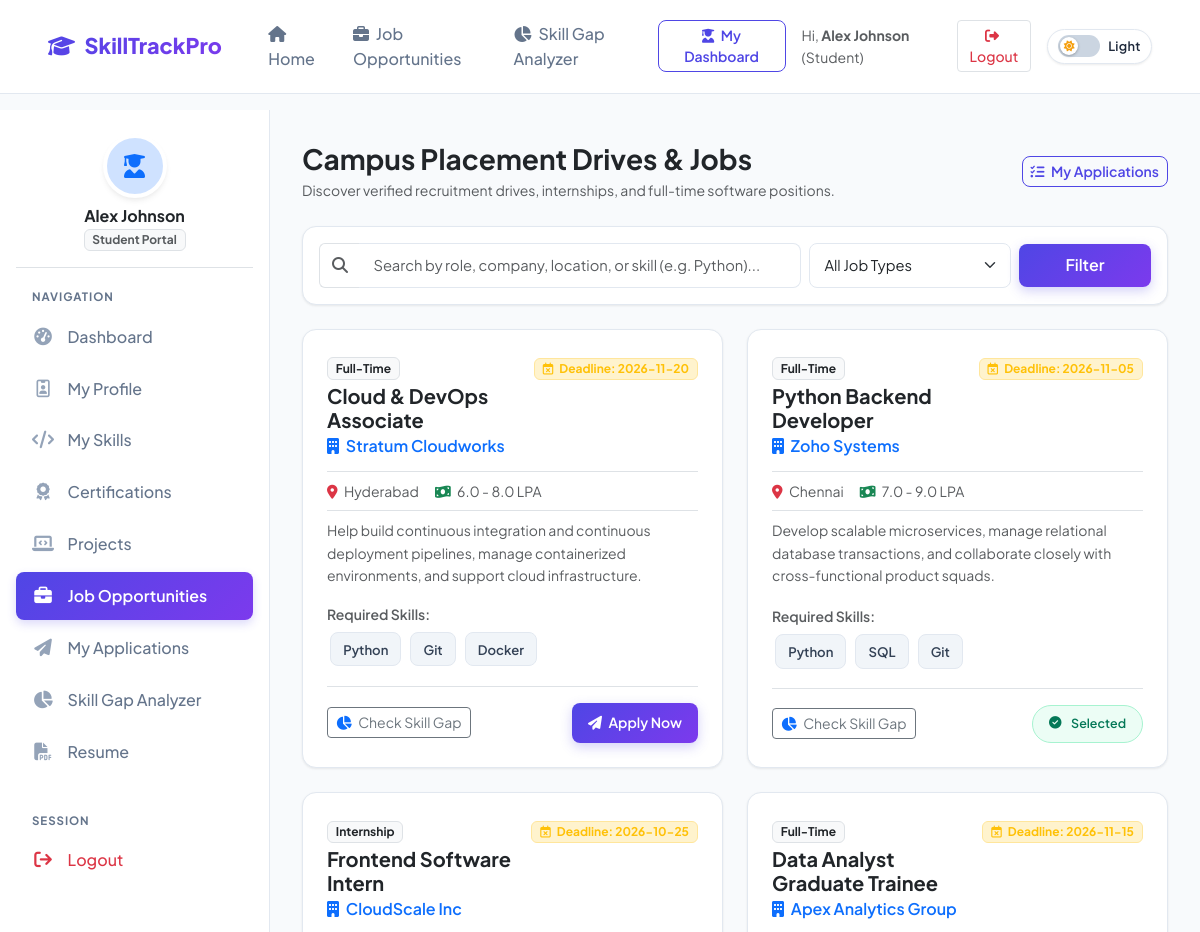
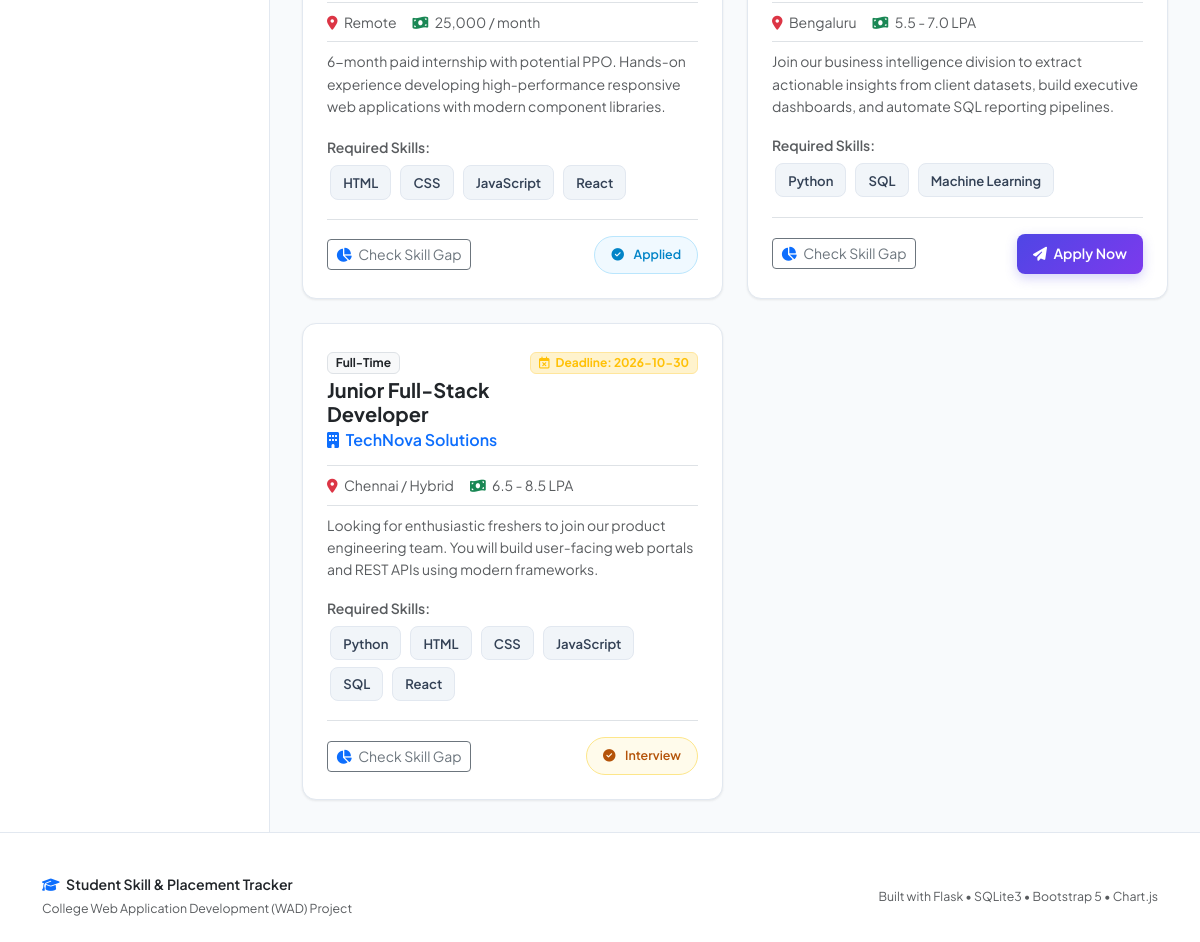
Screenshot of /student/jobs (signed in) with the database file from the repository (2 pictures, top to bottom).
### tables this page shows
CREATE TABLE jobs (
        id INTEGER PRIMARY KEY AUTOINCREMENT,
        title TEXT NOT NULL,
        company TEXT NOT NULL,
        location TEXT NOT NULL,
        job_type TEXT NOT NULL,
        required_skills TEXT NOT NULL,
        salary TEXT NOT NULL,
        deadline TEXT NOT NULL,
        description TEXT NOT NULL,
        created_at TIMESTAMP DEFAULT CURRENT_TIMESTAMP
    );

CREATE TABLE job_applications (
        id INTEGER PRIMARY KEY AUTOINCREMENT,
        job_id INTEGER NOT NULL,
        student_id INTEGER NOT NULL,
        status TEXT NOT NULL DEFAULT 'Applied' CHECK(status IN ('Applied', 'Shortlisted', 'Interview', 'Selected', 'Rejected')),
        applied_at TIMESTAMP DEFAULT CURRENT_TIMESTAMP,
        FOREIGN KEY (job_id) REFERENCES jobs (id) ON DELETE CASCADE,
        FOREIGN KEY (student_id) REFERENCES users (id) ON DELETE CASCADE,
        UNIQUE(job_id, student_id)
    );

### app.py (the view)
@app.route('/student/jobs')
@student_required
def jobs():
    student_id = session['user_id']
    db = get_db()
    search_query = request.args.get('search', '').strip()
    job_type = request.args.get('type', '').strip()
    sql = "SELECT * FROM jobs WHERE 1=1"
    params = []
    if search_query:
        sql += " AND (title LIKE ? OR company LIKE ? OR required_skills LIKE ? OR location LIKE ?)"
        term = f"%{search_query}%"
        params.extend([term, term, term, term])
    if job_type:
        sql += " AND job_type = ?"
        params.append(job_type)
    sql += " ORDER BY id DESC"
    all_jobs = db.execute(sql, params).fetchall()
    applied_rows = db.execute("SELECT job_id, status FROM job_applications WHERE student_id = ?", (student_id,)).fetchall()
    applied_job_map = {row['job_id']: row['status'] for row in applied_rows}
    return render_template('jobs.html', jobs=all_jobs, applied_job_map=applied_job_map,
                           search_query=search_query, job_type=job_type)

### app.py (called while the page is built)
def get_db():
    if 'db' not in g:
        g.db = sqlite3.connect(app.config['DATABASE'])
        g.db.row_factory = sqlite3.Row
        g.db.execute("PRAGMA foreign_keys = ON")
    return g.db

def student_required(f):
    @wraps(f)
    def decorated_function(*args, **kwargs):
        if 'user_id' not in session:
            flash('Please log in to continue.', 'warning')
            return redirect(url_for('login'))
        if session.get('role') != 'student':
            flash('Access denied. Student portal only.', 'danger')
            return redirect(url_for('admin_dashboard'))
        return f(*args, **kwargs)
    return decorated_function

### templates/jobs.html (shortened to what this page needs)
{% extends "base.html" %}
{% block content %}
<div class="app-wrapper">
    {% include "student_sidebar.html" %}
    <div class="main-content">
        <div class="d-flex flex-wrap align-items-center justify-content-between mb-4">
            <div>
                <h3 class="fw-bold text-dark mb-1">Campus Placement Drives & Jobs</h3>
                <p class="text-muted small mb-0">Discover verified recruitment drives, internships, and full-time software positions.</p>
            </div>
            <a href="{{ url_for('applications') }}" class="btn btn-outline-primary btn-sm">
                <i class="fa-solid fa-list-check me-1"></i> My Applications
            </a>
        </div>
        <div class="card card-custom p-3 mb-4">
            <form method="GET" action="{{ url_for('jobs') }}" class="row g-2 align-items-center">
                <div class="col-md-7">
                    <div class="input-group">
                        <span class="input-group-text bg-white border-end-0"><i class="fa-solid fa-magnifying-glass text-muted"></i></span>
                        <input type="text" class="form-control border-start-0" name="search" value="{{ search_query or '' }}" placeholder="Search by role, company, location, or skill (e.g. Python)...">
                    </div>
                </div>
                <div class="col-md-3">
                    <select class="form-select" name="type">
                        <option value="">All Job Types</option>
                    </select>
                </div>
                <div class="col-md-2 d-flex gap-2">
                    <button type="submit" class="btn btn-primary flex-fill">Filter</button>
                </div>
            </form>
        </div>
        <div class="row g-4">
            {% if jobs %}
                {% for job in jobs %}
                <div class="col-lg-6">
                    <div class="card card-custom h-100 p-4 d-flex flex-column">
                        <div class="d-flex justify-content-between align-items-start mb-2">
                            <div>
                                <span class="badge bg-light text-dark border mb-1">{{ job.job_type }}</span>
                                <h5 class="fw-bold text-dark mb-0">{{ job.title }}</h5>
                                <h6 class="text-primary fw-semibold mt-1 mb-0">
                                    <i class="fa-solid fa-building me-1"></i> {{ job.company }}
                                </h6>
                            </div>
                            <div class="text-end">
                                <span class="badge bg-warning-subtle text-warning border border-warning-subtle py-1 px-2">
                                    <i class="fa-regular fa-calendar-xmark me-1"></i> Deadline: {{ job.deadline }}
                                </span>
                            </div>
                        </div>
                        <div class="d-flex flex-wrap gap-3 text-muted small my-2 py-2 border-top border-bottom">
                            <span><i class="fa-solid fa-location-dot text-danger me-1"></i> {{ job.location }}</span>
                            <span><i class="fa-solid fa-money-bill-wave text-success me-1"></i> {{ job.salary }}</span>
                        </div>
                        <p class="text-muted small mb-3 flex-grow-1">
                            {{ job.description }}
                        </p>
                        <div class="mb-3">
                            <small class="text-muted fw-semibold d-block mb-1">Required Skills:</small>
                            {% for skill in job.required_skills.split(',') %}
                                <span class="skill-tag">{{ skill.strip() }}</span>
                            {% endfor %}
                        </div>
                        <div class="d-flex justify-content-between align-items-center pt-3 border-top mt-auto">
                            <a href="{{ url_for('skill_gap') }}?job_id={{ job.id }}" class="btn btn-outline-secondary btn-sm">
                                <i class="fa-solid fa-chart-pie me-1 text-primary"></i> Check Skill Gap
                            </a>
                            {% if job.id in applied_job_map %}
                                <span class="badge-status {{ applied_job_map[job.id]|lower }} px-3 py-2">
                                    <i class="fa-solid fa-circle-check me-1"></i> {{ applied_job_map[job.id] }}
                                </span>
                            {% else %}
                                <form method="POST" action="{{ url_for('apply_job', job_id=job.id) }}" onsubmit="return confirm('Confirm application for {{ job.title }} at {{ job.company }}?');">
                                    <button type="submit" class="btn btn-primary btn-sm px-3">
                                        <i class="fa-solid fa-paper-plane me-1"></i> Apply Now
                                    </button>
                                </form>
                            {% endif %}
                        </div>
                    </div>
                </div>
                {% endfor %}
            {% endif %}
        </div>
    </div>
</div>
{% endblock %}

### static/css/style.css (style rules this page uses)
:root { --font-main: 'Plus Jakarta Sans', -apple-system, BlinkMacSystemFont, 'Segoe UI', Roboto, sans-serif; --primary: #4f46e5; --primary-hover: #4338ca; --primary-light: #eef2ff; --secondary: #7c3aed; --secondary-light: #f5f3ff; --accent: #06b6d4; --success: #10b981; --success-light: #ecfdf5; --warning: #f59e0b; --warning-light: #fffbeb; --danger: #ef4444; --danger-light: #fef2f2; --info: #0284c7; --info-light: #f0f9ff; --dark: #0f172a; --text-main: #1e293b; --text-muted: #64748b; --bg-body: #f8fafc; --bg-card: #ffffff; --border-color: #e2e8f0; --sidebar-width: 270px; --navbar-height: 72px; --radius-sm: 8px; --radius-md: 14px; --radius-lg: 20px; --shadow-sm: 0 1px 3px rgba(0, 0, 0, 0.05), 0 1px 2px rgba(0, 0, 0, 0.03); --shadow-md: 0 4px 6px -1px rgba(0, 0, 0, 0.06), 0 2px 4px -1px rgba(0, 0, 0, 0.04); --shadow-lg: 0 10px 15px -3px rgba(0, 0, 0, 0.07), 0 4px 6px -2px rgba(0, 0, 0, 0.04); --shadow-xl: 0 20px 25px -5px rgba(0, 0, 0, 0.08), 0 10px 10px -5px rgba(0, 0, 0, 0.03); }
* { margin: 0; padding: 0; box-sizing: border-box; }
body { font-family: var(--font-main); background-color: var(--bg-body); color: var(--text-main); line-height: 1.6; min-height: 100vh; display: flex; flex-direction: column; -webkit-font-smoothing: antialiased; }
a { text-decoration: none; transition: all 0.2s ease-in-out; }
.btn-primary { background: linear-gradient(135deg, var(--primary) 0%, var(--secondary) 100%); border: none; color: #ffffff; font-weight: 600; padding: 0.6rem 1.4rem; border-radius: var(--radius-sm); box-shadow: 0 4px 12px rgba(79, 70, 229, 0.25); transition: all 0.25s ease; }
.btn-outline-primary { color: var(--primary); border: 1.5px solid var(--primary); font-weight: 600; border-radius: var(--radius-sm); transition: all 0.2s ease; }
.app-wrapper { display: flex; flex: 1; min-height: calc(100vh - var(--navbar-height)); }
.main-content { flex: 1; padding: 2rem; background-color: var(--bg-body); max-width: 100%; overflow-x: hidden; }
.card-custom { background: var(--bg-card); border: 1px solid var(--border-color); border-radius: var(--radius-md); box-shadow: var(--shadow-sm); transition: transform 0.25s ease, box-shadow 0.25s ease; overflow: hidden; }
.badge-status { padding: 0.4rem 0.8rem; border-radius: 20px; font-weight: 600; font-size: 0.78rem; display: inline-flex; align-items: center; gap: 0.35rem; }
.badge-status.applied { background-color: var(--info-light); color: var(--info); border: 1px solid #bae6fd; }
.badge-status.interview { background-color: var(--warning-light); color: #b45309; border: 1px solid #fde68a; }
.badge-status.selected { background-color: var(--success-light); color: #047857; border: 1px solid #a7f3d0; }
.skill-tag { display: inline-flex; align-items: center; padding: 0.35rem 0.75rem; background-color: #f1f5f9; color: #334155; border-radius: 8px; font-size: 0.82rem; font-weight: 600; margin: 0.2rem; border: 1px solid var(--border-color); }
.form-control, .form-select { border-radius: var(--radius-sm); border: 1.5px solid var(--border-color); padding: 0.65rem 0.9rem; font-family: inherit; font-size: 0.92rem; transition: all 0.2s ease; }

### rows the page displays
jobs: job_type "Full-Time", title "Cloud & DevOps Associate", company "Stratum Cloudworks", deadline "2026-11-20", location "Hyderabad", salary "6.0 - 8.0 LPA", description "Help build continuous integration and continuous deployment pipelines, manage containerized environments, and support cloud infrastructure.", strip "Python" "Git" "Docker"
jobs: job_type "Full-Time", title "Python Backend Developer", company "Zoho Systems", deadline "2026-11-05", location "Chennai", salary "7.0 - 9.0 LPA", description "Develop scalable microservices, manage relational database transactions, and collaborate closely with cross-functional product squads.", strip "Python" "SQL" "Git"
job_applications: status "Selected"
jobs: job_type "Internship", title "Frontend Software Intern", company "CloudScale Inc", deadline "2026-10-25", location "Remote", salary "25,000 / month", description "6-month paid internship with potential PPO. Hands-on experience developing high-performance responsive web applications with modern component libraries.", strip "HTML" "CSS" "JavaScript" "React"
job_applications: status "Applied"
jobs: job_type "Full-Time", title "Data Analyst Graduate Trainee", company "Apex Analytics Group", deadline "2026-11-15", location "Bengaluru", salary "5.5 - 7.0 LPA", description "Join our business intelligence division to extract actionable insights from client datasets, build executive dashboards, and automate SQL reporting pipelines.", strip "Python" "SQL" "Machine Learning"
jobs: job_type "Full-Time", title "Junior Full-Stack Developer", company "TechNova Solutions", deadline "2026-10-30", location "Chennai / Hybrid", salary "6.5 - 8.5 LPA", description "Looking for enthusiastic freshers to join our product engineering team. You will build user-facing web portals and REST APIs using modern frameworks.", strip "Python" "HTML" "CSS" "JavaScript" "SQL" "React"
job_applications: status "Interview"

### other values shown
{{ session.get('name') }} "Alex Johnson"
{{ session.get('role')|capitalize }} "Student"
